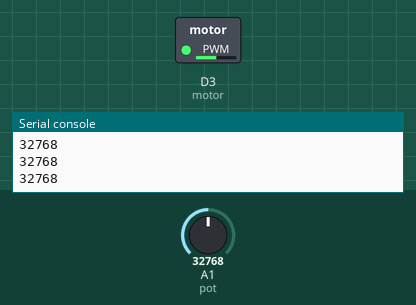
A program run on a simulated CircuitPython board. Shown: switched loads named in the program (green lamp = pin HIGH), the last lines printed to the serial console. The test bench sets the inputs (shaded band); at power-on: A1 (pot) = 32768 (analog values on the 0–65535 scale).

Above: at 1.2 s.
1.3 s: A1 (pot) set to 45874
At 2.1 s:
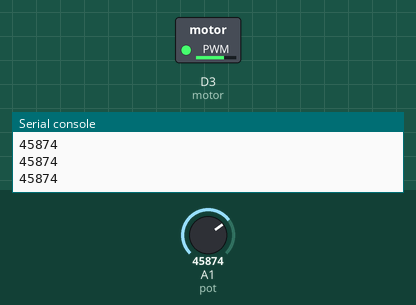
2.8 s: A1 (pot) set to 57670
At 3.2 s:
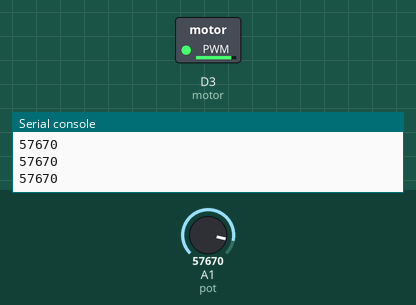
4.3 s: A1 (pot) set to 7864
At 5.5 s:
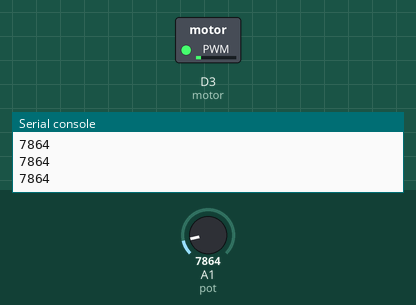
5.8 s: A1 (pot) set to 0
At 6.6 s:
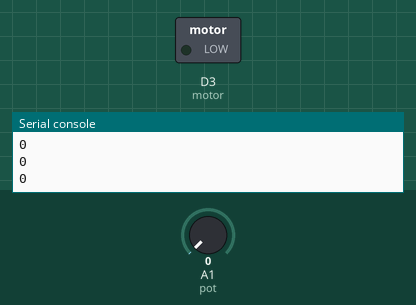
Timing chart, 0 to 8.3 s (numbered marks = the images above; inputs shaded):
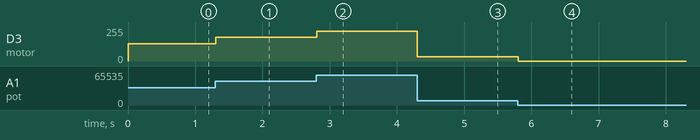

Measured:
- after the input at 1.3 s, D3 (motor): 128/255 → 178/255 at once
- after the input at 2.8 s, D3 (motor): 178/255 → 224/255 at once
- after the input at 4.3 s, D3 (motor): 224/255 → 31/255 at once
- after the input at 5.8 s, D3 (motor): 31/255 → 0/255 at once

The program:

MotorControl.py
```python
import board
import time
import analogio
import pwmio

pot = analogio.AnalogIn(board.A1) # initialize analog input for potentiometer
motor = pwmio.PWMOut(board.D3, duty_cycle=2 ** 15, frequency=5000) # use pwm output to pin 3 for motor

while True:
    try:
        print(pot.value)
        motor.duty_cycle=(pot.value) # set motor to potentiometer input
        time.sleep(0.01)

    except RuntimeError:
        print("Retrying!")
        time.sleep(0.1)
```
